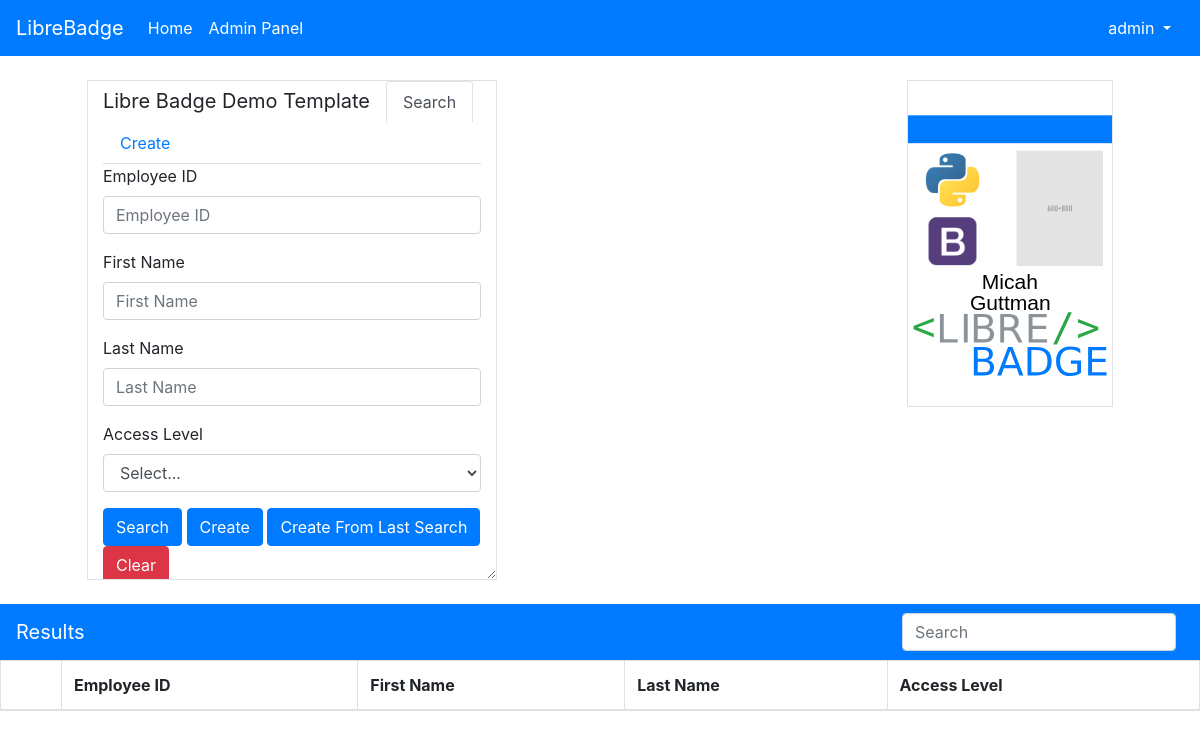
Page /production/search/Libre-Badge-Demo-Template/ (signed in) on the committed database.
### LibreBadge/models.py (models this page shows, shortened)
class BadgeTemplate(models.Model):
    def upload_file_name(self, filename): #sets upload location
        return f'badgeTemplates/{self.name}/template/{filename}'
    name = models.CharField(max_length=50,unique=True)
    slug = models.SlugField(unique=True)
    template = models.FileField(upload_to=upload_file_name,unique=True)
    configFile = models.FileField(upload_to=upload_file_name,unique=True)

### LibreBadge/views/views.py (the view)
# urls.py: url(r'^production/search/(?P<slug>[-\w]+)/$', views.productionSearch, name="productionSearch"),
@login_required
def productionSearch(request, slug):
    try:
        BadgeTemplateInstance = BadgeTemplate.objects.get(slug=slug)
        BadgeTemplateConfigFile = json.loads(BadgeTemplateInstance.configFile.read())
    except:
       BadgeTemplateConfigFile = None
    if request.method == 'POST':
        columns = list()
        values = list()
        for BadgeTemplateFormConfig in BadgeTemplateConfigFile['FormFields']:
            postData = request.POST.get(BadgeTemplateFormConfig['id'])
            columns.append(BadgeTemplateFormConfig['DatabaseColumn'])
            values.append(postData)
        rows = formQuery('cardholders', columns, 'cardholders', values)
        return render(request, 'LibreBadge/productionSearch.html',
        context = {"BadgeTemplate":BadgeTemplate.objects.all,"AlertMessage":AlertMessage.objects.all,"slug":slug,"BadgeTemplateConfigFile":BadgeTemplateConfigFile,"rows":rows, "searchTab":"Active"})
    else:
        return render(request, 'LibreBadge/productionSearch.html',
        context = {"BadgeTemplate":BadgeTemplate.objects.all,"AlertMessage":AlertMessage.objects.all,"slug":slug,"BadgeTemplateConfigFile":BadgeTemplateConfigFile, "searchTab":"Active"})

### LibreBadge/templatetags/include_anything.py (called while the page is built)
@register.simple_tag
def include_anything(file_name):
    file = open (file_name).read()
    return mark_safe(file)

### LibreBadge/templates/LibreBadge/productionSearch.html (shortened to what this page needs)
{% extends "LibreBadge/production.html" %}
{% block searchTabActive %}active{% endblock %}
{% block formButtons%}
  <button type="submit" class="btn btn-primary">Search</button>
  <button type="button" class="btn btn-primary" data-toggle="modal" data-target="#staticBackdrop">Create</button>
  <button type="button" class="btn btn-primary" data-toggle="modal" data-target="#staticBackdrop">Create From Last Search</button>
{% endblock %}
{% block bottom %}
<div class="row align-items-end justify-content-center">
<div class="col">
<nav class="navbar navbar-expand-lg navbar-dark bg-primary">
  <a class="navbar-brand">Results</a>
  <div class="collapse navbar-collapse" id="navbarSupportedContent">
    <form class="form-inline my-2 my-lg-0">
      <input id="tableSearch" class="form-control mr-sm-2" type="search" placeholder="Search" aria-label="Search">
    </form>
  </div>
</nav>
    <table id="resultsTable" class="table table-bordered table-hover">
        <thead>
          <tr>
            <th scope="col"></th>
          {% for BadgeTemplateFormConfig in BadgeTemplateConfigFile.FormFields%}
            <th scope="col">{{ BadgeTemplateFormConfig.DisplayName}}</th>
          {% endfor %}
          </tr>
        </thead>
      </table>
</div>
</div>
{% endblock %}

### LibreBadge/templates/LibreBadge/production.html (shortened to what this page needs)
{% extends "LibreBadge/page.html" %}
{% load include_anything %}
{% block content %}
{% for BadgeTemplate in BadgeTemplate %} {% comment "BadgeTemplate Iterator" %} Iterates through badgetemplates{% endcomment %}
{% ifequal BadgeTemplate.slug slug %}   {% comment "BadgeTemplate selector" %} Selects the badge template that matches the slug passed from the view{% endcomment %}
<br>
<div class="row justify-content-center">
    <div class="col-4 border" style="height: 500px;resize: vertical;overflow: auto;">
        <ul class="nav nav-tabs">
            <a class="navbar-brand">{{BadgeTemplate.name}}</a>
            <li class="nav-item">
              <a class="nav-link {% block searchTabActive %}{% endblock %}" href="{% url 'LibreBadge:productionSearch' slug=BadgeTemplate.slug %}">Search</a>
            </li>
            <li class="nav-item">
                <a class="nav-link {% block createTabActive %}{% endblock %}" href="{% url 'LibreBadge:productionCreate' slug=BadgeTemplate.slug %}">Create</a>
            </li>
          </ul>
        <form method="POST" name="badgeForm">
            {% include "LibreBadge/components/searchFormGenerator.html" %}
            {% block formButtons%}
            {% endblock %}
            <button type="button" class="btn btn-danger" onclick="window.location.href = window.location.href;">Clear</button>
          </form>
    </div>
    <div class="col-4">
    </div>
    <div id="badgeTemplateWrapper" class="border" style="width: fit-content;height:fit-content;">
        <div id="badgeTemplate" class="printme" style="width: fit-content;height:fit-content;background-color: white!important;">
            {% include_anything BadgeTemplate.template.path|safe %}
        </div>
    </div>
</div>
<br>
{% block bottom %}
{% endblock %}
{% else %}
Template not found
{% endifequal %}
{% endfor %}
{% endblock %}

### LibreBadge/templates/LibreBadge/page.html (shortened to what this page needs)
<!DOCTYPE html>
<html lang="en">
<head>
    {% load static %}
    <link rel="stylesheet" href="{% static 'LibreBadge/css/bootstrap.min.css' %}" type = "text/css"/>
</head>
<body onbeforeprint="printRendering()" onafterprint="afterPrintRendering()">
    {% include "LibreBadge/components/navbar.html" %}
      {% block content %}
      {% endblock %}
</body>
</html>

### LibreBadge/templates/LibreBadge/components/navbar.html (shortened to what this page needs)
<nav class="navbar navbar-expand-lg navbar-dark bg-primary">
    <a class="navbar-brand" href="{% url 'LibreBadge:index' %}">LibreBadge</a>
    <div class="collapse navbar-collapse" id="navbarSupportedContent">
      <ul class="navbar-nav mr-auto">
        <li class="nav-item active">
          <a class="nav-link" href="{% url 'LibreBadge:index' %}">Home <span class="sr-only">(current)</span></a>
        </li>
        <li class="nav-item active">
          <a class="nav-link" href="{% url 'admin:index' %}">Admin Panel <span class="sr-only">(current)</span></a>
        </li>
      </ul>
      <div class="my-2 my-lg-0">
        <div class="dropdown">
          <button class="btn btn-primary dropdown-toggle" type="button" id="dropdownMenuButton" data-toggle="dropdown" aria-haspopup="true" aria-expanded="false">
            {{ user.username }}
          </button>
        </div>
      </div>
    </div>
  </nav>

### LibreBadge/templates/LibreBadge/components/searchFormGenerator.html (shortened to what this page needs)
{% for BadgeTemplateFormConfig in BadgeTemplateConfigFile.FormFields%}
 {% if BadgeTemplateFormConfig.FormElement == "primaryKey" %}
   <div class="form-group">
     <label for="{{ BadgeTemplateFormConfig.id}}">{{ BadgeTemplateFormConfig.DisplayName}}</label>
     <input type="text" class="form-control" id="{{ BadgeTemplateFormConfig.id}}" name="{{ BadgeTemplateFormConfig.id }}" placeholder="{{ BadgeTemplateFormConfig.DisplayName}}">
   </div>
 {% endif %}
 {% if BadgeTemplateFormConfig.FormElement == "text" %}
   <div class="form-group">
     <label for="{{ BadgeTemplateFormConfig.id}}">{{ BadgeTemplateFormConfig.DisplayName}}</label>
     <input type="text" class="form-control" id="{{ BadgeTemplateFormConfig.id}}" name="{{ BadgeTemplateFormConfig.id }}" placeholder="{{ BadgeTemplateFormConfig.DisplayName}}">
   </div>
 {% endif %}
 {% if BadgeTemplateFormConfig.FormElement == "dropdown" %}
   <div class="form-group">
     <label for="{{ BadgeTemplateFormConfig.id}}">{{ BadgeTemplateFormConfig.DisplayName}}</label>
     <select class="form-control" id="{{ BadgeTemplateFormConfig.id}}" name="{{ BadgeTemplateFormConfig.id }}">
       <option value="" selected>Select...</option>
     </select>
   </div>
 {% endif %}
{% endfor %}

### rows in the picture
BadgeTemplate: name "Libre Badge Demo Template", DisplayName "Employee ID", DisplayName "Employee ID", DisplayName "First Name" "Last Name", DisplayName "First Name" "Last Name", DisplayName "Access Level", template "Micah Guttman", DisplayName "Employee ID" "First Name" "Last Name" "Access Level"

### other values in the picture
{{ user.username }} "admin"
